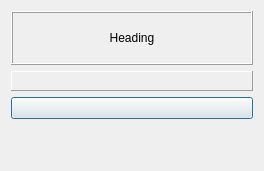
<?xml version="1.0" encoding="UTF-8"?>
<ui version="4.0">
 <class>FastButtonSelectPad</class>
 <widget class="QDialog" name="FastButtonSelectPad">
  <property name="geometry">
   <rect>
    <x>0</x>
    <y>0</y>
    <width>264</width>
    <height>171</height>
   </rect>
  </property>
  <property name="windowTitle">
   <string>Dialog</string>
  </property>
  <layout class="QVBoxLayout" name="verticalLayout">
   <item>
    <widget class="QFrame" name="frame">
     <property name="minimumSize">
      <size>
       <width>0</width>
       <height>54</height>
      </size>
     </property>
     <property name="maximumSize">
      <size>
       <width>16777215</width>
       <height>54</height>
      </size>
     </property>
     <property name="frameShape">
      <enum>QFrame::Box</enum>
     </property>
     <property name="frameShadow">
      <enum>QFrame::Raised</enum>
     </property>
     <layout class="QHBoxLayout" name="horizontalLayout">
      <item>
       <widget class="QLabel" name="labHeading">
        <property name="text">
         <string>Heading</string>
        </property>
        <property name="alignment">
         <set>Qt::AlignCenter</set>
        </property>
       </widget>
      </item>
     </layout>
    </widget>
   </item>
   <item>
    <widget class="QFrame" name="frame_2">
     <property name="frameShape">
      <enum>QFrame::Panel</enum>
     </property>
     <property name="frameShadow">
      <enum>QFrame::Raised</enum>
     </property>
     <layout class="QHBoxLayout" name="horizontalLayout_2">
      <item>
       <layout class="QGridLayout" name="glButtons"/>
      </item>
     </layout>
    </widget>
   </item>
   <item>
    <widget class="QPushButton" name="pbCancel">
     <property name="text">
      <string/>
     </property>
     <property name="icon">
      <iconset resource="jle_resources.qrc">
       <normaloff>:/icons/Resources/pic/Button_NOK.png</normaloff>:/icons/Resources/pic/Button_NOK.png</iconset>
     </property>
     <property name="iconSize">
      <size>
       <width>50</width>
       <height>50</height>
      </size>
     </property>
    </widget>
   </item>
   <item>
    <spacer name="verticalSpacer">
     <property name="orientation">
      <enum>Qt::Vertical</enum>
     </property>
     <property name="sizeHint" stdset="0">
      <size>
       <width>20</width>
       <height>40</height>
      </size>
     </property>
    </spacer>
   </item>
  </layout>
 </widget>
 <resources>
  <include location="jle_resources.qrc"/>
 </resources>
 <connections/>
</ui>
